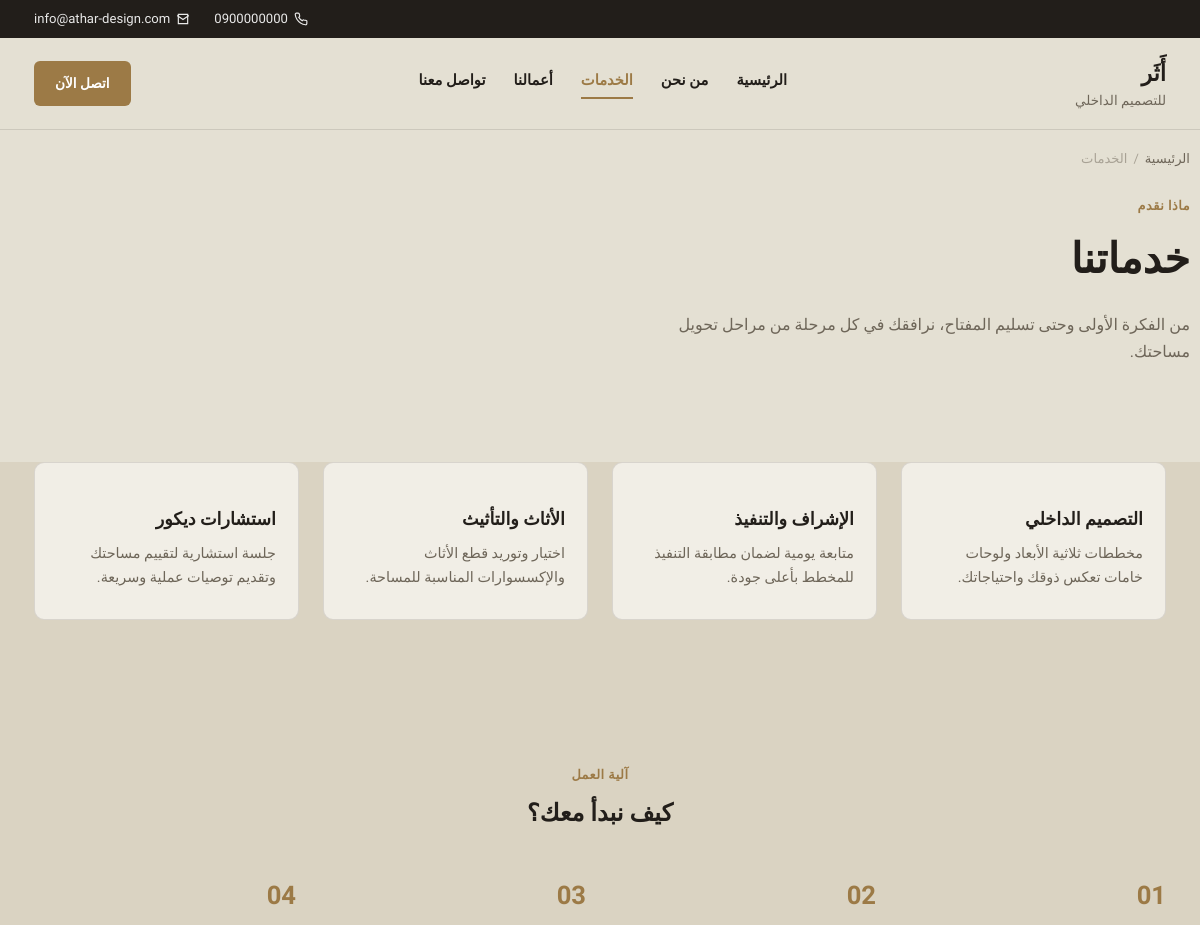
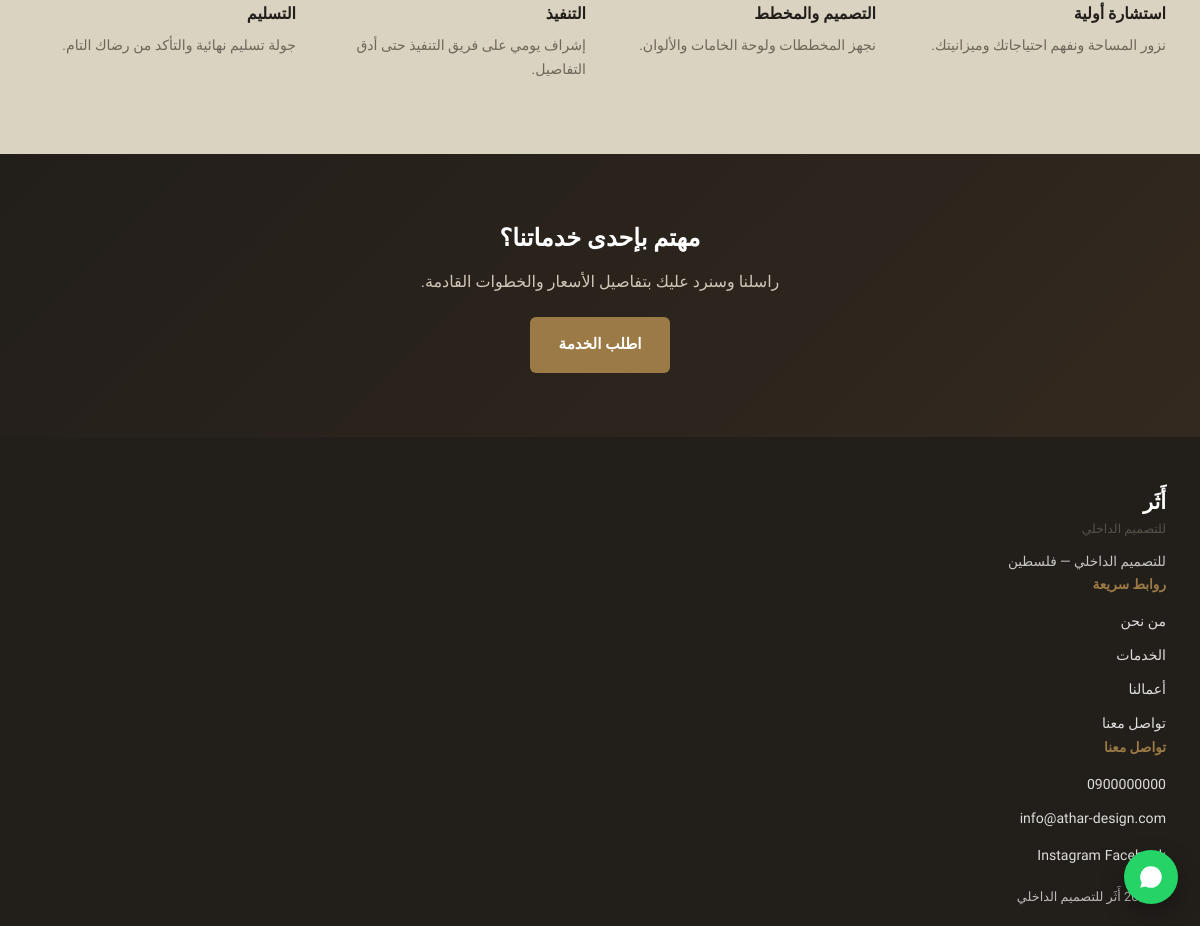
/services.php, run on the app's committed database (2 pictures, top to bottom).
### tables this page shows
CREATE TABLE services (
    id          INT AUTO_INCREMENT PRIMARY KEY,
    title       VARCHAR(150) NOT NULL,
    description TEXT,
    icon        VARCHAR(30) DEFAULT 'design',
    sort_order  INT DEFAULT 0
);

### includes/functions.php (called while the page is built, shortened)
<?php
function e($str)
{
    return htmlspecialchars($str ?? '', ENT_QUOTES, 'UTF-8');
}
function asset_path($path)
{
    return ltrim($path, '/');
}

### services.php (the view, shortened to what this page needs)
<?php
require_once __DIR__ . '/includes/functions.php';
$services = $pdo->query('SELECT * FROM services ORDER BY sort_order')->fetchAll();
require __DIR__ . '/includes/site-header.php';
?>
<main>
  <nav class="breadcrumb container" aria-label="مسار التصفح">
    <a href="<?= e(asset_path('index.php')) ?>">الرئيسية</a><span>/</span><span>الخدمات</span>
  </nav>
  <section class="page-header container">
    <p class="eyebrow">ماذا نقدم</p>
    <h1>خدماتنا</h1>
    <p>من الفكرة الأولى وحتى تسليم المفتاح، نرافقك في كل مرحلة من مراحل تحويل مساحتك.</p>
  </section>
  <section class="services" style="padding-top:0;">
    <div class="container">
      <div class="services-grid">
        <?php foreach ($services as $sv): ?>
        <article class="service-card">
          <h3><?= e($sv['title']) ?></h3>
          <p><?= e($sv['description']) ?></p>
        </article>
        <?php endforeach; ?>
      </div>
    </div>
  </section>
  <section class="process">
    <div class="container">
      <p class="eyebrow center">آلية العمل</p>
      <h2 class="center">كيف نبدأ معك؟</h2>
      <div class="steps">
        <div class="step"><span class="step-num">01</span><h3>استشارة أولية</h3><p>نزور المساحة ونفهم احتياجاتك وميزانيتك.</p></div>
        <div class="step"><span class="step-num">02</span><h3>التصميم والمخطط</h3><p>نجهز المخططات ولوحة الخامات والألوان.</p></div>
        <div class="step"><span class="step-num">03</span><h3>التنفيذ</h3><p>إشراف يومي على فريق التنفيذ حتى أدق التفاصيل.</p></div>
        <div class="step"><span class="step-num">04</span><h3>التسليم</h3><p>جولة تسليم نهائية والتأكد من رضاك التام.</p></div>
      </div>
    </div>
  </section>
  <section class="cta-band">
    <div class="container cta-band-inner">
      <h2>مهتم بإحدى خدماتنا؟</h2>
      <p>راسلنا وسنرد عليك بتفاصيل الأسعار والخطوات القادمة.</p>
      <a href="<?= e(asset_path('contact.php')) ?>" class="btn btn-accent">اطلب الخدمة</a>
    </div>
  </section>
</main>
<?php require __DIR__ . '/includes/site-footer.php'; ?>

### css/style.css (style rules this page uses)
:root { --bg: #E4E0D3; --bg-alt: #DAD3C2; --card: #F1EEE6; --ink: #221E1A; --muted: #6E6659; --accent: #9C7A46; --accent-2: #3A4A3E; --line: rgba(34,30,26,.12); --radius: 10px; --font-display: 'El Messiri', 'Segoe UI', sans-serif; --font-body: 'Almarai', 'Segoe UI', sans-serif; --max: 1180px; }
*,*::before,*::after { box-sizing:border-box; }
html { scroll-behavior:smooth; }
body { margin:0; background:var(--bg); color:var(--ink); font-family:var(--font-body); line-height:1.7; -webkit-font-smoothing:antialiased; }
h1,h2,h3 { font-family:var(--font-display); margin:0 0 .4em; font-weight:700; }
p { margin:0 0 1em; color:var(--muted); }
a { color:inherit; text-decoration:none; }
.container { max-width:var(--max); margin:0 auto; padding:0 24px; }
.eyebrow { display:inline-block; font-family:var(--font-body); font-weight:800; font-size:.8rem; letter-spacing:.04em; color:var(--accent); margin-bottom:.6em; }
.center { text-align:center; display:block; }
h2.center { text-align:center; }
.btn { display:inline-block; padding:14px 28px; border-radius:6px; font-weight:800; font-size:.95rem; border:1.5px solid transparent; transition:transform .15s ease, background .2s ease; }
.btn-accent { background:var(--accent); color:#fff; }
.services { padding:72px 0; background:var(--bg-alt); }
.services-grid { display:grid; gap:24px; margin-top:40px; grid-template-columns:1fr; }
@media (min-width:640px) { .services-grid { grid-template-columns:repeat(2,1fr); } }
@media (min-width:980px) { .services-grid { grid-template-columns:repeat(4,1fr); } }
.service-card { background:var(--card); padding:28px 22px; border-radius:var(--radius); border:1px solid var(--line); }
.service-card h3 { font-size:1.1rem; }
.service-card p { font-size:.9rem; margin-bottom:0; }
.process { padding:72px 0; background:var(--bg-alt); }
.steps { display:grid; gap:28px; margin-top:40px; grid-template-columns:1fr; }
@media (min-width:720px) { .steps { grid-template-columns:repeat(4,1fr); } }
.step-num { font-family:var(--font-display); font-size:1.6rem; color:var(--accent); font-weight:700; display:block; margin-bottom:8px; }
.step h3 { font-size:1rem; }
.step p { font-size:.88rem; margin-bottom:0; }
.cta-band { padding:64px 0; background:linear-gradient(135deg,var(--ink),#33291f); color:#fff; text-align:center; }
.cta-band h2 { color:#fff; }
.cta-band p { color:#cfc7b8; max-width:50ch; margin:0 auto 22px; }
.breadcrumb { font-size:.82rem; color:var(--muted); padding:18px 0 0; display:flex; gap:6px; flex-wrap:wrap; }
.breadcrumb span { opacity:.5; }
.page-header { padding:20px 0 40px; }
.page-header h1 { font-size:clamp(1.8rem,4vw,2.6rem); }
.page-header p { max-width:60ch; }

### data on the page
services: title "التصميم الداخلي", description "مخططات ثلاثية الأبعاد ولوحات خامات تعكس ذوقك واحتياجاتك."
services: title "الإشراف والتنفيذ", description "متابعة يومية لضمان مطابقة التنفيذ للمخطط بأعلى جودة."
services: title "الأثاث والتأثيث", description "اختيار وتوريد قطع الأثاث والإكسسوارات المناسبة للمساحة."
services: title "استشارات ديكور", description "جلسة استشارية لتقييم مساحتك وتقديم توصيات عملية وسريعة."

### other printed values
$s('phone') "0900000000"
$s('email') "info@athar-design.com"
$s('site_name') "أَثَر"
$s('site_tagline') "للتصميم الداخلي"
$s('address') "فلسطين"
